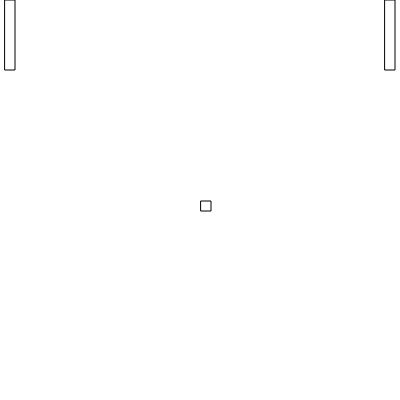
Frame 1 (no input)
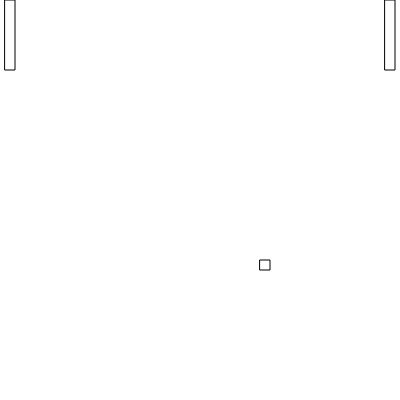
Frame 60 (no input)
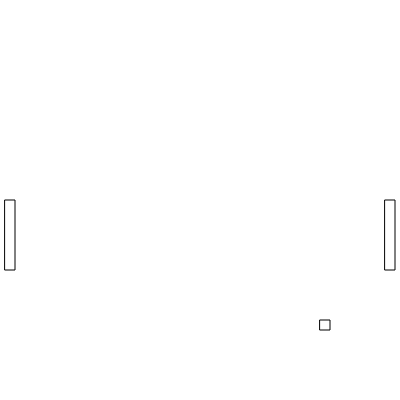
Frame 120 (the mouse pressed at the canvas centre since frame 60)

The p5.js sketch that drew these frames (run headless with seeded random() and noise() and a simulated clock; from frame 60 on, the mouse is pressed at the canvas centre):

// p5.js sketch
// ── sketch.js
var posX=200;
var posY=200;
function setup() {
  createCanvas(400,400);
}

function draw(){ 
  background('white');
  
  rect(5,mouseY,10,70);
  rect(385,mouseY,10,70);
  posX=posX+1;
  posY=posY+1;
  rect(posX,posY,10,10);
}
